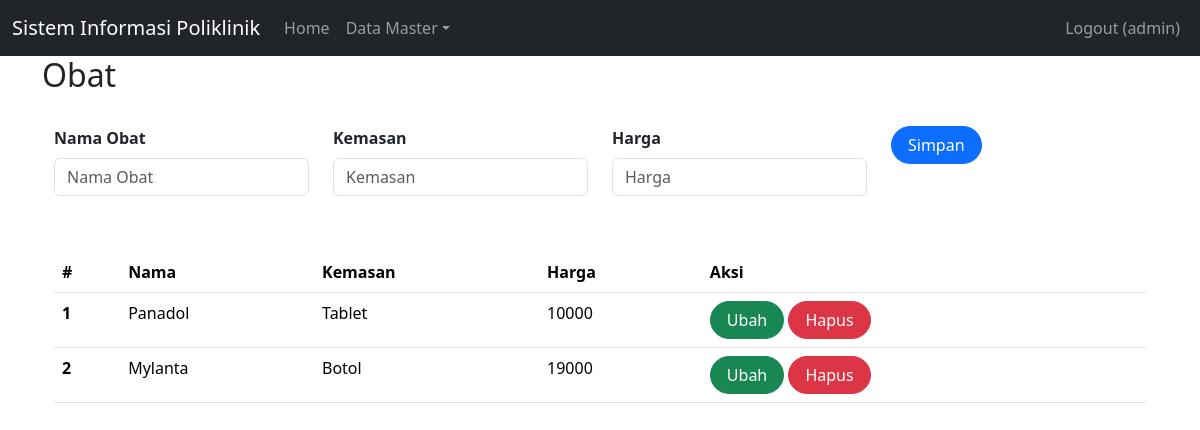
Screenshot of /index.php?page=obat (signed in) with the database file from the repository.
### tables this page shows
CREATE TABLE `obat` (
  `id` int(11) UNSIGNED NOT NULL,
  `nama_obat` varchar(50) NOT NULL,
  `kemasan` varchar(35) NOT NULL,
  `harga` int(11) NOT NULL
);

### obat.php (the view, shortened to what this page needs)
<h2>Obat</h2>
<br>
<div class="container">
    <form class="form row" method="POST" action="" name="myForm" onsubmit="return(validate());">
        <?php
        $nama_obat = '';
        $kemasan = '';
        $harga = '';
        ?>
        <div class="col">
        <label for="inputNama" class="form-label fw-bold">
            Nama Obat
        </label>
        <input type="varchar" class="form-control" name="nama_obat" id="inputNama_obat" placeholder="Nama Obat" value="<?php echo $nama_obat ?>">
        </div>
        <div class="col">
            <label for="inputAlamat" class="form-label fw-bold">
                Kemasan
            </label>
            <input type="varchar" class="form-control" name="kemasan" id="inputKemasan" placeholder="Kemasan" value="<?php echo $kemasan ?>">
        </div>
        <div class="col mb-2">
            <label for="inputNo_hp" class="form-label fw-bold">
            Harga
            </label>
            <input type="varchar" class="form-control" name="harga" id="inputHarga" placeholder="Harga" value="<?php echo $harga ?>">
        </div>
        <div class="col">
            <button type="submit" class="btn btn-primary rounded-pill px-3" name="simpan">Simpan</button>
        </div>
    </form>
    <br>
    <br>
    <table class="table table-hover">
        <thead>
            <tr>
                <th scope="col">#</th>
                <th scope="col">Nama</th>
                <th scope="col">Kemasan</th>
                <th scope="col">Harga</th>
                <th scope="col">Aksi</th>
            </tr>
        </thead>
        <tbody>
            <?php
            $result = mysqli_query($mysqli, "SELECT * FROM obat");
            $no = 1;
            while ($data = mysqli_fetch_array($result)) {
            ?>
                <tr>
                    <th scope="row"><?php echo $no++ ?></th>
                    <td><?php echo $data['nama_obat'] ?></td>
                    <td><?php echo $data['kemasan'] ?></td>
                    <td><?php echo $data['harga'] ?></td>
                    <td>
                        <a class="btn btn-success rounded-pill px-3" href="index.php?page=obat&id=<?php echo $data['id'] ?>">Ubah</a>
                        <a class="btn btn-danger rounded-pill px-3" href="index.php?page=obat&id=<?php echo $data['id'] ?>&aksi=hapus">Hapus</a>
                    </td>
                </tr>
            <?php
            }
            ?>
        </tbody>
    </table>

### rows the page displays
obat: nama_obat "Panadol", kemasan "Tablet", harga "10000"
obat: nama_obat "Mylanta", kemasan "Botol", harga "19000"

### other values shown
$_SESSION['username'] "admin"
